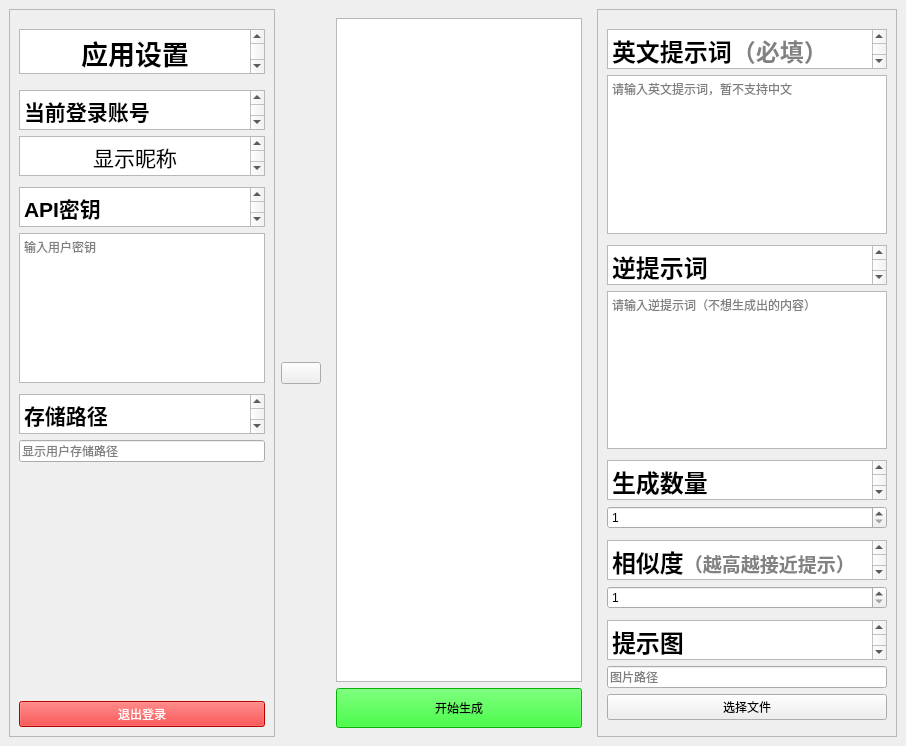
<?xml version="1.0" encoding="UTF-8"?>
<ui version="4.0">
 <class>MainWindow</class>
 <widget class="QMainWindow" name="MainWindow">
  <property name="geometry">
   <rect>
    <x>0</x>
    <y>0</y>
    <width>906</width>
    <height>746</height>
   </rect>
  </property>
  <property name="sizePolicy">
   <sizepolicy hsizetype="Preferred" vsizetype="Minimum">
    <horstretch>0</horstretch>
    <verstretch>0</verstretch>
   </sizepolicy>
  </property>
  <property name="minimumSize">
   <size>
    <width>800</width>
    <height>600</height>
   </size>
  </property>
  <property name="windowTitle">
   <string>MainWindow</string>
  </property>
  <widget class="QWidget" name="centralwidget">
   <layout class="QHBoxLayout" name="horizontalLayout">
    <item>
     <widget class="QScrollArea" name="settingArea">
      <property name="enabled">
       <bool>true</bool>
      </property>
      <property name="sizePolicy">
       <sizepolicy hsizetype="Minimum" vsizetype="Expanding">
        <horstretch>0</horstretch>
        <verstretch>0</verstretch>
       </sizepolicy>
      </property>
      <property name="minimumSize">
       <size>
        <width>200</width>
        <height>0</height>
       </size>
      </property>
      <property name="widgetResizable">
       <bool>true</bool>
      </property>
      <widget class="QWidget" name="scrollAreaWidgetContents_3">
       <property name="geometry">
        <rect>
         <x>0</x>
         <y>0</y>
         <width>270</width>
         <height>726</height>
        </rect>
       </property>
       <layout class="QVBoxLayout" name="verticalLayout_3">
        <item>
         <spacer name="Titlefill_up">
          <property name="orientation">
           <enum>Qt::Vertical</enum>
          </property>
          <property name="sizeType">
           <enum>QSizePolicy::Fixed</enum>
          </property>
          <property name="sizeHint" stdset="0">
           <size>
            <width>20</width>
            <height>10</height>
           </size>
          </property>
         </spacer>
        </item>
        <item>
         <widget class="QTextBrowser" name="Title">
          <property name="enabled">
           <bool>true</bool>
          </property>
          <property name="sizePolicy">
           <sizepolicy hsizetype="Expanding" vsizetype="Fixed">
            <horstretch>0</horstretch>
            <verstretch>0</verstretch>
           </sizepolicy>
          </property>
          <property name="maximumSize">
           <size>
            <width>16777215</width>
            <height>45</height>
           </size>
          </property>
          <property name="html">
           <string>&lt;!DOCTYPE HTML PUBLIC &quot;-//W3C//DTD HTML 4.0//EN&quot; &quot;http://www.w3.org/TR/REC-html40/strict.dtd&quot;&gt;
&lt;html&gt;&lt;head&gt;&lt;meta name=&quot;qrichtext&quot; content=&quot;1&quot; /&gt;&lt;meta charset=&quot;utf-8&quot; /&gt;&lt;style type=&quot;text/css&quot;&gt;
p, li { white-space: pre-wrap; }
hr { height: 1px; border-width: 0; }
li.unchecked::marker { content: &quot;\2610&quot;; }
li.checked::marker { content: &quot;\2612&quot;; }
&lt;/style&gt;&lt;/head&gt;&lt;body style=&quot; font-family:'Microsoft YaHei UI'; font-size:11.25pt; font-weight:400; font-style:normal;&quot;&gt;
&lt;p align=&quot;center&quot; style=&quot; margin-top:0px; margin-bottom:0px; margin-left:0px; margin-right:0px; -qt-block-indent:0; text-indent:0px;&quot;&gt;&lt;span style=&quot; font-size:20pt; font-weight:700;&quot;&gt;应用设置&lt;/span&gt;&lt;/p&gt;&lt;/body&gt;&lt;/html&gt;</string>
          </property>
         </widget>
        </item>
        <item>
         <spacer name="Titlefill_down">
          <property name="orientation">
           <enum>Qt::Vertical</enum>
          </property>
          <property name="sizeType">
           <enum>QSizePolicy::Fixed</enum>
          </property>
          <property name="sizeHint" stdset="0">
           <size>
            <width>20</width>
            <height>10</height>
           </size>
          </property>
         </spacer>
        </item>
        <item alignment="Qt::AlignHCenter">
         <widget class="QTextBrowser" name="AccountTitle">
          <property name="sizePolicy">
           <sizepolicy hsizetype="Expanding" vsizetype="Fixed">
            <horstretch>0</horstretch>
            <verstretch>0</verstretch>
           </sizepolicy>
          </property>
          <property name="minimumSize">
           <size>
            <width>0</width>
            <height>0</height>
           </size>
          </property>
          <property name="maximumSize">
           <size>
            <width>16777215</width>
            <height>40</height>
           </size>
          </property>
          <property name="html">
           <string>&lt;!DOCTYPE HTML PUBLIC &quot;-//W3C//DTD HTML 4.0//EN&quot; &quot;http://www.w3.org/TR/REC-html40/strict.dtd&quot;&gt;
&lt;html&gt;&lt;head&gt;&lt;meta name=&quot;qrichtext&quot; content=&quot;1&quot; /&gt;&lt;meta charset=&quot;utf-8&quot; /&gt;&lt;style type=&quot;text/css&quot;&gt;
p, li { white-space: pre-wrap; }
hr { height: 1px; border-width: 0; }
li.unchecked::marker { content: &quot;\2610&quot;; }
li.checked::marker { content: &quot;\2612&quot;; }
&lt;/style&gt;&lt;/head&gt;&lt;body style=&quot; font-family:'Microsoft YaHei UI'; font-size:11.25pt; font-weight:400; font-style:normal;&quot;&gt;
&lt;p style=&quot; margin-top:0px; margin-bottom:0px; margin-left:0px; margin-right:0px; -qt-block-indent:0; text-indent:0px;&quot;&gt;&lt;span style=&quot; font-size:16pt; font-weight:700;&quot;&gt;当前登录账号&lt;/span&gt;&lt;/p&gt;&lt;/body&gt;&lt;/html&gt;</string>
          </property>
         </widget>
        </item>
        <item alignment="Qt::AlignHCenter|Qt::AlignVCenter">
         <widget class="QTextBrowser" name="AccountName">
          <property name="sizePolicy">
           <sizepolicy hsizetype="Expanding" vsizetype="Fixed">
            <horstretch>0</horstretch>
            <verstretch>0</verstretch>
           </sizepolicy>
          </property>
          <property name="maximumSize">
           <size>
            <width>16777215</width>
            <height>40</height>
           </size>
          </property>
          <property name="html">
           <string>&lt;!DOCTYPE HTML PUBLIC &quot;-//W3C//DTD HTML 4.0//EN&quot; &quot;http://www.w3.org/TR/REC-html40/strict.dtd&quot;&gt;
&lt;html&gt;&lt;head&gt;&lt;meta name=&quot;qrichtext&quot; content=&quot;1&quot; /&gt;&lt;meta charset=&quot;utf-8&quot; /&gt;&lt;style type=&quot;text/css&quot;&gt;
p, li { white-space: pre-wrap; }
hr { height: 1px; border-width: 0; }
li.unchecked::marker { content: &quot;\2610&quot;; }
li.checked::marker { content: &quot;\2612&quot;; }
&lt;/style&gt;&lt;/head&gt;&lt;body style=&quot; font-family:'Microsoft YaHei UI'; font-size:11.25pt; font-weight:400; font-style:normal;&quot;&gt;
&lt;p align=&quot;center&quot; style=&quot; margin-top:0px; margin-bottom:0px; margin-left:0px; margin-right:0px; -qt-block-indent:0; text-indent:0px;&quot;&gt;&lt;span style=&quot; font-size:16pt;&quot;&gt;显示昵称&lt;/span&gt;&lt;/p&gt;&lt;/body&gt;&lt;/html&gt;</string>
          </property>
         </widget>
        </item>
        <item>
         <spacer name="AccountFill">
          <property name="orientation">
           <enum>Qt::Vertical</enum>
          </property>
          <property name="sizeType">
           <enum>QSizePolicy::Fixed</enum>
          </property>
          <property name="sizeHint" stdset="0">
           <size>
            <width>20</width>
            <height>5</height>
           </size>
          </property>
         </spacer>
        </item>
        <item>
         <widget class="QTextBrowser" name="KeyTitle">
          <property name="sizePolicy">
           <sizepolicy hsizetype="Expanding" vsizetype="Fixed">
            <horstretch>0</horstretch>
            <verstretch>0</verstretch>
           </sizepolicy>
          </property>
          <property name="maximumSize">
           <size>
            <width>16777215</width>
            <height>40</height>
           </size>
          </property>
          <property name="html">
           <string>&lt;!DOCTYPE HTML PUBLIC &quot;-//W3C//DTD HTML 4.0//EN&quot; &quot;http://www.w3.org/TR/REC-html40/strict.dtd&quot;&gt;
&lt;html&gt;&lt;head&gt;&lt;meta name=&quot;qrichtext&quot; content=&quot;1&quot; /&gt;&lt;meta charset=&quot;utf-8&quot; /&gt;&lt;style type=&quot;text/css&quot;&gt;
p, li { white-space: pre-wrap; }
hr { height: 1px; border-width: 0; }
li.unchecked::marker { content: &quot;\2610&quot;; }
li.checked::marker { content: &quot;\2612&quot;; }
&lt;/style&gt;&lt;/head&gt;&lt;body style=&quot; font-family:'Microsoft YaHei UI'; font-size:11.25pt; font-weight:400; font-style:normal;&quot;&gt;
&lt;p style=&quot; margin-top:0px; margin-bottom:0px; margin-left:0px; margin-right:0px; -qt-block-indent:0; text-indent:0px;&quot;&gt;&lt;span style=&quot; font-size:16pt; font-weight:700;&quot;&gt;API密钥&lt;/span&gt;&lt;/p&gt;&lt;/body&gt;&lt;/html&gt;</string>
          </property>
         </widget>
        </item>
        <item>
         <widget class="QTextEdit" name="KeyContent">
          <property name="sizePolicy">
           <sizepolicy hsizetype="Expanding" vsizetype="Fixed">
            <horstretch>0</horstretch>
            <verstretch>0</verstretch>
           </sizepolicy>
          </property>
          <property name="maximumSize">
           <size>
            <width>16777215</width>
            <height>150</height>
           </size>
          </property>
          <property name="placeholderText">
           <string>输入用户密钥</string>
          </property>
         </widget>
        </item>
        <item>
         <spacer name="PathFill">
          <property name="orientation">
           <enum>Qt::Vertical</enum>
          </property>
          <property name="sizeType">
           <enum>QSizePolicy::Fixed</enum>
          </property>
          <property name="sizeHint" stdset="0">
           <size>
            <width>20</width>
            <height>5</height>
           </size>
          </property>
         </spacer>
        </item>
        <item>
         <widget class="QTextBrowser" name="PathTitle">
          <property name="sizePolicy">
           <sizepolicy hsizetype="Expanding" vsizetype="Fixed">
            <horstretch>0</horstretch>
            <verstretch>0</verstretch>
           </sizepolicy>
          </property>
          <property name="maximumSize">
           <size>
            <width>16777215</width>
            <height>40</height>
           </size>
          </property>
          <property name="html">
           <string>&lt;!DOCTYPE HTML PUBLIC &quot;-//W3C//DTD HTML 4.0//EN&quot; &quot;http://www.w3.org/TR/REC-html40/strict.dtd&quot;&gt;
&lt;html&gt;&lt;head&gt;&lt;meta name=&quot;qrichtext&quot; content=&quot;1&quot; /&gt;&lt;meta charset=&quot;utf-8&quot; /&gt;&lt;style type=&quot;text/css&quot;&gt;
p, li { white-space: pre-wrap; }
hr { height: 1px; border-width: 0; }
li.unchecked::marker { content: &quot;\2610&quot;; }
li.checked::marker { content: &quot;\2612&quot;; }
&lt;/style&gt;&lt;/head&gt;&lt;body style=&quot; font-family:'Microsoft YaHei UI'; font-size:11.25pt; font-weight:400; font-style:normal;&quot;&gt;
&lt;p style=&quot; margin-top:0px; margin-bottom:0px; margin-left:0px; margin-right:0px; -qt-block-indent:0; text-indent:0px;&quot;&gt;&lt;span style=&quot; font-size:16pt; font-weight:700;&quot;&gt;存储路径&lt;/span&gt;&lt;/p&gt;&lt;/body&gt;&lt;/html&gt;</string>
          </property>
         </widget>
        </item>
        <item>
         <widget class="QLineEdit" name="PathContent">
          <property name="maximumSize">
           <size>
            <width>16777215</width>
            <height>16777215</height>
           </size>
          </property>
          <property name="placeholderText">
           <string>显示用户存储路径</string>
          </property>
         </widget>
        </item>
        <item>
         <spacer name="settingUnderFill">
          <property name="orientation">
           <enum>Qt::Vertical</enum>
          </property>
          <property name="sizeHint" stdset="0">
           <size>
            <width>20</width>
            <height>40</height>
           </size>
          </property>
         </spacer>
        </item>
        <item>
         <widget class="QPushButton" name="LogoutButton">
          <property name="styleSheet">
           <string notr="true">background-color:rgb(255, 0, 0);
color:rgb(255, 255, 255)</string>
          </property>
          <property name="text">
           <string>退出登录</string>
          </property>
          <property name="icon">
           <iconset>
            <normaloff>D:/学习/敏捷开发/icon/退出登录.png</normaloff>D:/学习/敏捷开发/icon/退出登录.png</iconset>
          </property>
         </widget>
        </item>
       </layout>
      </widget>
     </widget>
    </item>
    <item>
     <widget class="QPushButton" name="showButton">
      <property name="sizePolicy">
       <sizepolicy hsizetype="Fixed" vsizetype="Fixed">
        <horstretch>0</horstretch>
        <verstretch>0</verstretch>
       </sizepolicy>
      </property>
      <property name="cursor">
       <cursorShape>PointingHandCursor</cursorShape>
      </property>
      <property name="text">
       <string/>
      </property>
      <property name="icon">
       <iconset>
        <normaloff>D:/学习/敏捷开发/icon/展开.png</normaloff>D:/学习/敏捷开发/icon/展开.png</iconset>
      </property>
     </widget>
    </item>
    <item>
     <widget class="QWidget" name="imageShow" native="true">
      <layout class="QVBoxLayout" name="verticalLayout">
       <item>
        <widget class="QGraphicsView" name="imageView"/>
       </item>
       <item>
        <widget class="QPushButton" name="pushButton">
         <property name="minimumSize">
          <size>
           <width>0</width>
           <height>40</height>
          </size>
         </property>
         <property name="styleSheet">
          <string notr="true">font: 16pt &quot;Microsoft YaHei UI&quot;;
background-color:rgb(0, 255, 0)</string>
         </property>
         <property name="text">
          <string>开始生成</string>
         </property>
        </widget>
       </item>
      </layout>
     </widget>
    </item>
    <item>
     <widget class="QScrollArea" name="postArea">
      <property name="sizePolicy">
       <sizepolicy hsizetype="Minimum" vsizetype="Minimum">
        <horstretch>0</horstretch>
        <verstretch>0</verstretch>
       </sizepolicy>
      </property>
      <property name="minimumSize">
       <size>
        <width>300</width>
        <height>0</height>
       </size>
      </property>
      <property name="widgetResizable">
       <bool>true</bool>
      </property>
      <widget class="QWidget" name="scrollAreaWidgetContents">
       <property name="geometry">
        <rect>
         <x>0</x>
         <y>0</y>
         <width>298</width>
         <height>726</height>
        </rect>
       </property>
       <layout class="QVBoxLayout" name="verticalLayout_2">
        <item>
         <spacer name="headFill">
          <property name="orientation">
           <enum>Qt::Vertical</enum>
          </property>
          <property name="sizeType">
           <enum>QSizePolicy::Fixed</enum>
          </property>
          <property name="sizeHint" stdset="0">
           <size>
            <width>20</width>
            <height>10</height>
           </size>
          </property>
         </spacer>
        </item>
        <item>
         <widget class="QTextBrowser" name="promptTitle">
          <property name="sizePolicy">
           <sizepolicy hsizetype="Expanding" vsizetype="Maximum">
            <horstretch>0</horstretch>
            <verstretch>0</verstretch>
           </sizepolicy>
          </property>
          <property name="maximumSize">
           <size>
            <width>16777215</width>
            <height>40</height>
           </size>
          </property>
          <property name="html">
           <string>&lt;!DOCTYPE HTML PUBLIC &quot;-//W3C//DTD HTML 4.0//EN&quot; &quot;http://www.w3.org/TR/REC-html40/strict.dtd&quot;&gt;
&lt;html&gt;&lt;head&gt;&lt;meta name=&quot;qrichtext&quot; content=&quot;1&quot; /&gt;&lt;meta charset=&quot;utf-8&quot; /&gt;&lt;style type=&quot;text/css&quot;&gt;
p, li { white-space: pre-wrap; }
hr { height: 1px; border-width: 0; }
li.unchecked::marker { content: &quot;\2610&quot;; }
li.checked::marker { content: &quot;\2612&quot;; }
&lt;/style&gt;&lt;/head&gt;&lt;body style=&quot; font-family:'Microsoft YaHei UI'; font-size:11.25pt; font-weight:400; font-style:normal;&quot;&gt;
&lt;p style=&quot; margin-top:0px; margin-bottom:0px; margin-left:0px; margin-right:0px; -qt-block-indent:0; text-indent:0px;&quot;&gt;&lt;span style=&quot; font-size:18pt; font-weight:700;&quot;&gt;英文提示词&lt;/span&gt;&lt;span style=&quot; font-size:18pt; font-weight:700; color:#818181;&quot;&gt;（必填）&lt;/span&gt;&lt;/p&gt;&lt;/body&gt;&lt;/html&gt;</string>
          </property>
         </widget>
        </item>
        <item>
         <widget class="QTextEdit" name="promptEdit">
          <property name="sizePolicy">
           <sizepolicy hsizetype="Expanding" vsizetype="Maximum">
            <horstretch>0</horstretch>
            <verstretch>0</verstretch>
           </sizepolicy>
          </property>
          <property name="maximumSize">
           <size>
            <width>16777215</width>
            <height>300</height>
           </size>
          </property>
          <property name="placeholderText">
           <string>请输入英文提示词，暂不支持中文</string>
          </property>
         </widget>
        </item>
        <item>
         <spacer name="promptFill">
          <property name="orientation">
           <enum>Qt::Vertical</enum>
          </property>
          <property name="sizeType">
           <enum>QSizePolicy::Fixed</enum>
          </property>
          <property name="sizeHint" stdset="0">
           <size>
            <width>20</width>
            <height>5</height>
           </size>
          </property>
         </spacer>
        </item>
        <item>
         <widget class="QTextBrowser" name="negative_promptTitle">
          <property name="sizePolicy">
           <sizepolicy hsizetype="Expanding" vsizetype="Fixed">
            <horstretch>0</horstretch>
            <verstretch>0</verstretch>
           </sizepolicy>
          </property>
          <property name="maximumSize">
           <size>
            <width>16777215</width>
            <height>40</height>
           </size>
          </property>
          <property name="html">
           <string>&lt;!DOCTYPE HTML PUBLIC &quot;-//W3C//DTD HTML 4.0//EN&quot; &quot;http://www.w3.org/TR/REC-html40/strict.dtd&quot;&gt;
&lt;html&gt;&lt;head&gt;&lt;meta name=&quot;qrichtext&quot; content=&quot;1&quot; /&gt;&lt;meta charset=&quot;utf-8&quot; /&gt;&lt;style type=&quot;text/css&quot;&gt;
p, li { white-space: pre-wrap; }
hr { height: 1px; border-width: 0; }
li.unchecked::marker { content: &quot;\2610&quot;; }
li.checked::marker { content: &quot;\2612&quot;; }
&lt;/style&gt;&lt;/head&gt;&lt;body style=&quot; font-family:'Microsoft YaHei UI'; font-size:11.25pt; font-weight:400; font-style:normal;&quot;&gt;
&lt;p style=&quot; margin-top:0px; margin-bottom:0px; margin-left:0px; margin-right:0px; -qt-block-indent:0; text-indent:0px;&quot;&gt;&lt;span style=&quot; font-size:18pt; font-weight:700;&quot;&gt;逆提示词&lt;/span&gt;&lt;/p&gt;&lt;/body&gt;&lt;/html&gt;</string>
          </property>
         </widget>
        </item>
        <item>
         <widget class="QTextEdit" name="negative_promptEdit">
          <property name="placeholderText">
           <string>请输入逆提示词（不想生成出的内容）</string>
          </property>
         </widget>
        </item>
        <item>
         <spacer name="numFill">
          <property name="orientation">
           <enum>Qt::Vertical</enum>
          </property>
          <property name="sizeType">
           <enum>QSizePolicy::Fixed</enum>
          </property>
          <property name="sizeHint" stdset="0">
           <size>
            <width>20</width>
            <height>5</height>
           </size>
          </property>
         </spacer>
        </item>
        <item>
         <widget class="QTextBrowser" name="num_outputsTitle">
          <property name="sizePolicy">
           <sizepolicy hsizetype="Expanding" vsizetype="Fixed">
            <horstretch>0</horstretch>
            <verstretch>0</verstretch>
           </sizepolicy>
          </property>
          <property name="maximumSize">
           <size>
            <width>16777215</width>
            <height>40</height>
           </size>
          </property>
          <property name="html">
           <string>&lt;!DOCTYPE HTML PUBLIC &quot;-//W3C//DTD HTML 4.0//EN&quot; &quot;http://www.w3.org/TR/REC-html40/strict.dtd&quot;&gt;
&lt;html&gt;&lt;head&gt;&lt;meta name=&quot;qrichtext&quot; content=&quot;1&quot; /&gt;&lt;meta charset=&quot;utf-8&quot; /&gt;&lt;style type=&quot;text/css&quot;&gt;
p, li { white-space: pre-wrap; }
hr { height: 1px; border-width: 0; }
li.unchecked::marker { content: &quot;\2610&quot;; }
li.checked::marker { content: &quot;\2612&quot;; }
&lt;/style&gt;&lt;/head&gt;&lt;body style=&quot; font-family:'Microsoft YaHei UI'; font-size:11.25pt; font-weight:400; font-style:normal;&quot;&gt;
&lt;p style=&quot; margin-top:0px; margin-bottom:0px; margin-left:0px; margin-right:0px; -qt-block-indent:0; text-indent:0px;&quot;&gt;&lt;span style=&quot; font-size:18pt; font-weight:700;&quot;&gt;生成数量&lt;/span&gt;&lt;/p&gt;&lt;/body&gt;&lt;/html&gt;</string>
          </property>
         </widget>
        </item>
        <item>
         <widget class="QSpinBox" name="num_outputs">
          <property name="minimum">
           <number>1</number>
          </property>
          <property name="maximum">
           <number>4</number>
          </property>
         </widget>
        </item>
        <item>
         <spacer name="verticalSpacer_2">
          <property name="orientation">
           <enum>Qt::Vertical</enum>
          </property>
          <property name="sizeType">
           <enum>QSizePolicy::Fixed</enum>
          </property>
          <property name="sizeHint" stdset="0">
           <size>
            <width>20</width>
            <height>5</height>
           </size>
          </property>
         </spacer>
        </item>
        <item>
         <widget class="QTextBrowser" name="guidance_scaleTitle">
          <property name="sizePolicy">
           <sizepolicy hsizetype="Expanding" vsizetype="Fixed">
            <horstretch>0</horstretch>
            <verstretch>0</verstretch>
           </sizepolicy>
          </property>
          <property name="maximumSize">
           <size>
            <width>16777215</width>
            <height>40</height>
           </size>
          </property>
          <property name="html">
           <string>&lt;!DOCTYPE HTML PUBLIC &quot;-//W3C//DTD HTML 4.0//EN&quot; &quot;http://www.w3.org/TR/REC-html40/strict.dtd&quot;&gt;
&lt;html&gt;&lt;head&gt;&lt;meta name=&quot;qrichtext&quot; content=&quot;1&quot; /&gt;&lt;meta charset=&quot;utf-8&quot; /&gt;&lt;style type=&quot;text/css&quot;&gt;
p, li { white-space: pre-wrap; }
hr { height: 1px; border-width: 0; }
li.unchecked::marker { content: &quot;\2610&quot;; }
li.checked::marker { content: &quot;\2612&quot;; }
&lt;/style&gt;&lt;/head&gt;&lt;body style=&quot; font-family:'Microsoft YaHei UI'; font-size:11.25pt; font-weight:400; font-style:normal;&quot;&gt;
&lt;p style=&quot; margin-top:0px; margin-bottom:0px; margin-left:0px; margin-right:0px; -qt-block-indent:0; text-indent:0px;&quot;&gt;&lt;span style=&quot; font-size:18pt; font-weight:700;&quot;&gt;相似度&lt;/span&gt;&lt;span style=&quot; font-size:14pt; font-weight:700; color:#818181;&quot;&gt;（越高越接近提示）&lt;/span&gt;&lt;/p&gt;&lt;/body&gt;&lt;/html&gt;</string>
          </property>
         </widget>
        </item>
        <item>
         <widget class="QSpinBox" name="guidance_scale">
          <property name="cursor">
           <cursorShape>IBeamCursor</cursorShape>
          </property>
          <property name="minimum">
           <number>1</number>
          </property>
          <property name="maximum">
           <number>20</number>
          </property>
         </widget>
        </item>
        <item>
         <spacer name="verticalSpacer">
          <property name="orientation">
           <enum>Qt::Vertical</enum>
          </property>
          <property name="sizeType">
           <enum>QSizePolicy::Fixed</enum>
          </property>
          <property name="sizeHint" stdset="0">
           <size>
            <width>20</width>
            <height>5</height>
           </size>
          </property>
         </spacer>
        </item>
        <item>
         <widget class="QTextBrowser" name="imagePromptTitle">
          <property name="sizePolicy">
           <sizepolicy hsizetype="Expanding" vsizetype="Fixed">
            <horstretch>0</horstretch>
            <verstretch>0</verstretch>
           </sizepolicy>
          </property>
          <property name="maximumSize">
           <size>
            <width>16777215</width>
            <height>40</height>
           </size>
          </property>
          <property name="html">
           <string>&lt;!DOCTYPE HTML PUBLIC &quot;-//W3C//DTD HTML 4.0//EN&quot; &quot;http://www.w3.org/TR/REC-html40/strict.dtd&quot;&gt;
&lt;html&gt;&lt;head&gt;&lt;meta name=&quot;qrichtext&quot; content=&quot;1&quot; /&gt;&lt;meta charset=&quot;utf-8&quot; /&gt;&lt;style type=&quot;text/css&quot;&gt;
p, li { white-space: pre-wrap; }
hr { height: 1px; border-width: 0; }
li.unchecked::marker { content: &quot;\2610&quot;; }
li.checked::marker { content: &quot;\2612&quot;; }
&lt;/style&gt;&lt;/head&gt;&lt;body style=&quot; font-family:'Microsoft YaHei UI'; font-size:11.25pt; font-weight:400; font-style:normal;&quot;&gt;
&lt;p style=&quot; margin-top:0px; margin-bottom:0px; margin-left:0px; margin-right:0px; -qt-block-indent:0; text-indent:0px;&quot;&gt;&lt;span style=&quot; font-size:18pt; font-weight:700;&quot;&gt;提示图&lt;/span&gt;&lt;/p&gt;&lt;/body&gt;&lt;/html&gt;</string>
          </property>
         </widget>
        </item>
        <item>
         <widget class="QLineEdit" name="imagePromptPath">
          <property name="placeholderText">
           <string>图片路径</string>
          </property>
         </widget>
        </item>
        <item>
         <widget class="QPushButton" name="imagePromptButton">
          <property name="text">
           <string>选择文件</string>
          </property>
         </widget>
        </item>
        <item>
         <spacer name="promptUnderFill">
          <property name="orientation">
           <enum>Qt::Vertical</enum>
          </property>
          <property name="sizeHint" stdset="0">
           <size>
            <width>20</width>
            <height>40</height>
           </size>
          </property>
         </spacer>
        </item>
       </layout>
      </widget>
     </widget>
    </item>
   </layout>
  </widget>
 </widget>
 <resources/>
 <connections>
  <connection>
   <sender>showButton</sender>
   <signal>clicked()</signal>
   <receiver>settingArea</receiver>
   <slot>hide()</slot>
   <hints>
    <hint type="sourcelabel">
     <x>224</x>
     <y>296</y>
    </hint>
    <hint type="destinationlabel">
     <x>200</x>
     <y>156</y>
    </hint>
   </hints>
  </connection>
 </connections>
</ui>
